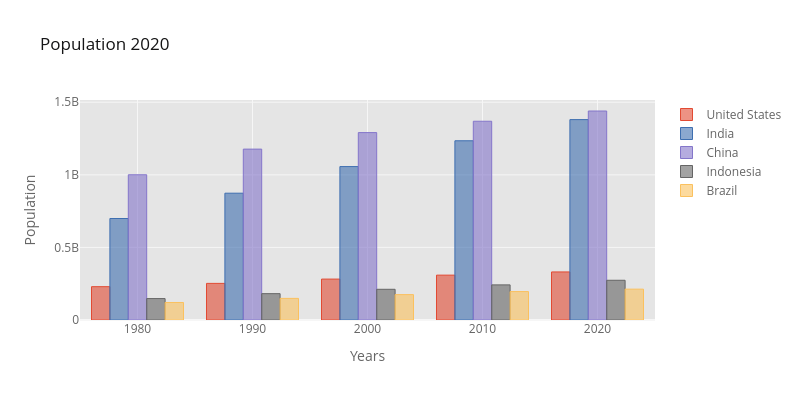

Here is the notebook cell this chart was saved with:
### Code cell
df_pivot_sample.iplot(
    kind="bar",
    xTitle="Years",
    yTitle="Population",
    title="Population 2020",
    dimensions=(800,400)
    )

### Figure 1 — Plotly figure (JSON) as saved in the notebook; plotly's stock layout.template omitted (floating-point values rounded to 4 significant figures)
{"data": [{"marker": {"color": "rgba(226, 74, 51, 0.6)", "line": {"color": "rgba(226, 74, 51, 1.0)", "width": 1}}, "name": "United States", "orientation": "v", "text": "", "type": "bar", "x": [1980, 1990, 2000, 2010, 2020], "y": [229476354, 252120309, 281710909, 309011475, 331002651]}, {"marker": {"color": "rgba(62, 111, 176, 0.6)", "line": {"color": "rgba(62, 111, 176, 1.0)", "width": 1}}, "name": "India", "orientation": "v", "text": "", "type": "bar", "x": [1980, 1990, 2000, 2010, 2020], "y": [698952844, 873277798, 1056575549, 1234281170, 1380004385]}, {"marker": {"color": "rgba(132, 118, 202, 0.6)", "line": {"color": "rgba(132, 118, 202, 1.0)", "width": 1}}, "name": "China", "orientation": "v", "text": "", "type": "bar", "x": [1980, 1990, 2000, 2010, 2020], "y": [1000089235, 1176883674, 1290550765, 1368810615, 1439323776]}, {"marker": {"color": "rgba(101, 101, 101, 0.6)", "line": {"color": "rgba(101, 101, 101, 1.0)", "width": 1}}, "name": "Indonesia", "orientation": "v", "text": "", "type": "bar", "x": [1980, 1990, 2000, 2010, 2020], "y": [147447836, 181413402, 211513823, 241834215, 273523615]}, {"marker": {"color": "rgba(251, 193, 94, 0.6)", "line": {"color": "rgba(251, 193, 94, 1.0)", "width": 1}}, "name": "Brazil", "orientation": "v", "text": "", "type": "bar", "x": [1980, 1990, 2000, 2010, 2020], "y": [120694009, 149003223, 174790340, 195713635, 212559417]}], "layout": {"height": 400, "legend": {"bgcolor": "#FFFFFF", "font": {"color": "#666666"}}, "paper_bgcolor": "#FFFFFF", "plot_bgcolor": "#E5E5E5", "title": {"font": {"color": "#151516"}, "text": "Population 2020"}, "width": 800, "xaxis": {"gridcolor": "#F6F6F6", "showgrid": true, "tickfont": {"color": "#666666"}, "title": {"font": {"color": "#666666"}, "text": "Years"}, "zerolinecolor": "#F6F6F6"}, "yaxis": {"gridcolor": "#F6F6F6", "showgrid": true, "tickfont": {"color": "#666666"}, "title": {"font": {"color": "#666666"}, "text": "Population"}, "zerolinecolor": "#F6F6F6"}}}
